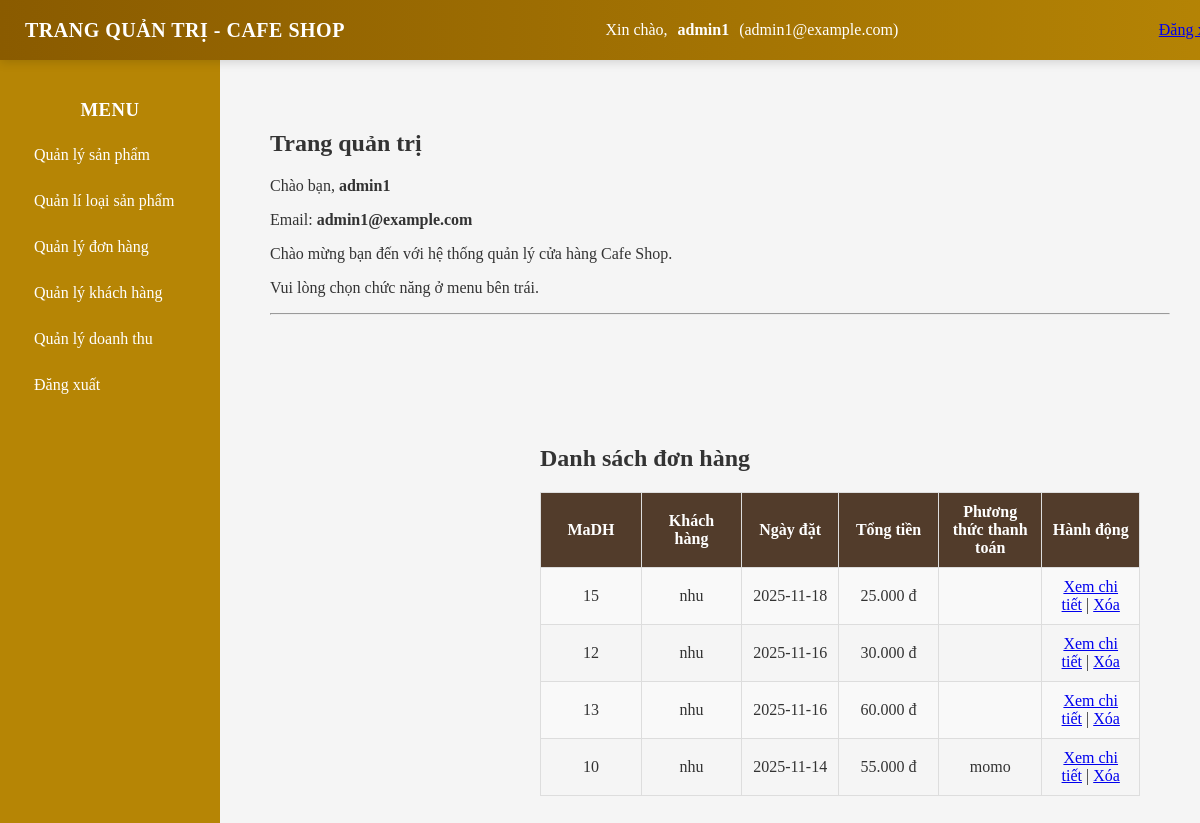
The page /admin/QLindex.php?key=Donhang (signed in) on the database its author committed.
### tables this page shows
CREATE TABLE `don_hang` (
  `MaDH` int(11) NOT NULL,
  `MaKH` int(11) NOT NULL,
  `NgayDat` date NOT NULL DEFAULT current_timestamp(),
  `TongTien` decimal(12,2) NOT NULL,
  `phuong_thuc_thanh_toan` varchar(150) NOT NULL,
  `DiaChi` varchar(200) NOT NULL
);

CREATE TABLE `khach_hang` (
  `MaKH` int(11) NOT NULL,
  `TenKH` varchar(100) NOT NULL,
  `Email` varchar(100) NOT NULL,
  `MatKhau` varchar(200) NOT NULL,
  `DiaChi` varchar(200) DEFAULT NULL,
  `SoDienThoai` varchar(15) DEFAULT NULL,
  `Avatar` varchar(255) DEFAULT NULL,
  `NgayDangKi` date NOT NULL DEFAULT current_timestamp()
);

### auth.php (called while the page is built, shortened)
<?php
class QL{
    public $host="localhost";
    public $user="root";
    public $pass="";
    public $namedb="cafe_shop";
    public $db;
    function __construct(){
       $this->db=new mysqli ($this->host,$this->user,$this->pass,$this->namedb);
       $this->db->set_charset("utf8");
    }
    function List_DonHang() {
    return $this->db->query("SELECT d.*, k.TenKH FROM don_hang d LEFT JOIN khach_hang k ON d.MaKH = k.MaKH ORDER BY NgayDat DESC");
    }
}
?>

### admin/order_list.php (the view, shortened to what this page needs)
<?php
include "../auth.php";
$ql = new QL();
$ListDH = $ql->List_DonHang();
?>
<main>
    <h2>Danh sách đơn hàng</h2>
    <table border="1" cellpadding="8">
        <tr>
            <th>MaDH</th><th>Khách hàng</th><th>Ngày đặt</th><th>Tổng tiền</th><th>Phương thức thanh toán</th><th>Hành động</th>
        </tr>
        <?php while($r = $ListDH->fetch_assoc()) { ?>
        <tr>
            <td><?= $r['MaDH'] ?></td>
            <td><?= htmlspecialchars($r['TenKH'] ?? 'Khách vãng lai') ?></td>
            <td><?= $r['NgayDat'] ?></td>
            <td><?= number_format($r['TongTien'],0,',','.') ?> đ</td>
            <td><?= htmlspecialchars($r['phuong_thuc_thanh_toan']) ?></td>
            <td>
                <a href="QLindex.php?key=chitietdon&MaDH=<?= $r['MaDH'] ?>">Xem chi tiết</a> |
                <a href="QLindex.php?key=xoadon&MaDH=<?= $r['MaDH'] ?>" onclick="return confirm('Xóa đơn này?')">Xóa</a>
            </td>
        </tr>
        <?php } ?>
    </table>
</main>

### css/QL.css (style rules this page uses)
main { margin-left: 240px; margin-top: 80px; padding: 30px; }
table tbody tr td { height: 30px; width: 100px; text-align: -internal-center; }
table { width: 100%; border-collapse: collapse; text-align: center; }
table th, table td { padding: 10px; border: 1px solid #ddd; }
table th { background-color: #523c2b; color: white; }
table tr:nth-child(even) { background-color: #f9f9f9; }

### rows shown on the page
don_hang: MaDH "15", MaKH.TenKH "nhu", NgayDat "2025-11-18", TongTien "25.000"
don_hang: MaDH "12", MaKH.TenKH "nhu", NgayDat "2025-11-16", TongTien "30.000"
don_hang: MaDH "13", MaKH.TenKH "nhu", NgayDat "2025-11-16", TongTien "60.000"
don_hang: MaDH "10", MaKH.TenKH "nhu", NgayDat "2025-11-14", TongTien "55.000", phuong_thuc_thanh_toan "momo"

### other values the page prints
$_SESSION['admin_name'] "admin1"
$_SESSION['admin_Email'] "admin1@example.com"
